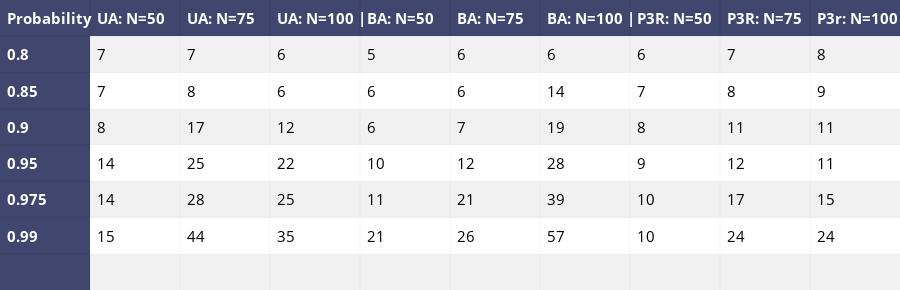

Source (notebook cell):
### Code cell
data_matrix = [['Probability', 'UA: N=50', 'UA: N=75','UA: N=100 |','BA: N=50', 'BA: N=75','BA: N=100 |','P3R: N=50', 'P3R: N=75','P3r: N=100'],
               ['0.8']+list1ua+list1ba+list1p3r,
               ['0.85']+list2ua+list2ba+list2p3r,
               ['0.9']+list3ua+list3ba+list3p3r,
               ['0.95']+list4ua+list4ba+list4p3r,
               ['0.975']+list5ua+list5ba+list5p3r,
               ['0.99']+list6ua+list6ba+list6p3r,
               ['','','','','','','','','','']
               ]

table = ff.create_table(data_matrix,index=True, index_title='Date')
for i in range(len(table.layout.annotations)):
    table.layout.annotations[i].font.size = 15
iplot(table, filename='simple_table')

### Figure 1 — Plotly figure (JSON) as saved in the notebook; plotly's stock layout.template omitted (floating-point values rounded to 4 significant figures)
{"data": [{"colorscale": [[0, "#00083e"], [0.5, "#ededee"], [1, "#ffffff"]], "hoverinfo": "none", "opacity": 0.75, "showscale": false, "type": "heatmap", "z": [[0, 0, 0, 0, 0, 0, 0, 0, 0, 0], [0, 0.5, 0.5, 0.5, 0.5, 0.5, 0.5, 0.5, 0.5, 0.5], [0, 1, 1, 1, 1, 1, 1, 1, 1, 1], [0, 0.5, 0.5, 0.5, 0.5, 0.5, 0.5, 0.5, 0.5, 0.5], [0, 1, 1, 1, 1, 1, 1, 1, 1, 1], [0, 0.5, 0.5, 0.5, 0.5, 0.5, 0.5, 0.5, 0.5, 0.5], [0, 1, 1, 1, 1, 1, 1, 1, 1, 1], [0, 0.5, 0.5, 0.5, 0.5, 0.5, 0.5, 0.5, 0.5, 0.5]]}], "layout": {"annotations": [{"align": "left", "font": {"color": "#ffffff", "size": 15}, "showarrow": false, "text": "<b>Probability</b>", "x": -0.45, "xanchor": "left", "xref": "x1", "y": 0, "yref": "y1"}, {"align": "left", "font": {"color": "#ffffff", "size": 15}, "showarrow": false, "text": "<b>UA: N=50</b>", "x": 0.55, "xanchor": "left", "xref": "x1", "y": 0, "yref": "y1"}, {"align": "left", "font": {"color": "#ffffff", "size": 15}, "showarrow": false, "text": "<b>UA: N=75</b>", "x": 1.55, "xanchor": "left", "xref": "x1", "y": 0, "yref": "y1"}, {"align": "left", "font": {"color": "#ffffff", "size": 15}, "showarrow": false, "text": "<b>UA: N=100 |</b>", "x": 2.55, "xanchor": "left", "xref": "x1", "y": 0, "yref": "y1"}, {"align": "left", "font": {"color": "#ffffff", "size": 15}, "showarrow": false, "text": "<b>BA: N=50</b>", "x": 3.55, "xanchor": "left", "xref": "x1", "y": 0, "yref": "y1"}, {"align": "left", "font": {"color": "#ffffff", "size": 15}, "showarrow": false, "text": "<b>BA: N=75</b>", "x": 4.55, "xanchor": "left", "xref": "x1", "y": 0, "yref": "y1"}, {"align": "left", "font": {"color": "#ffffff", "size": 15}, "showarrow": false, "text": "<b>BA: N=100 |</b>", "x": 5.55, "xanchor": "left", "xref": "x1", "y": 0, "yref": "y1"}, {"align": "left", "font": {"color": "#ffffff", "size": 15}, "showarrow": false, "text": "<b>P3R: N=50</b>", "x": 6.55, "xanchor": "left", "xref": "x1", "y": 0, "yref": "y1"}, {"align": "left", "font": {"color": "#ffffff", "size": 15}, "showarrow": false, "text": "<b>P3R: N=75</b>", "x": 7.55, "xanchor": "left", "xref": "x1", "y": 0, "yref": "y1"}, {"align": "left", "font": {"color": "#ffffff", "size": 15}, "showarrow": false, "text": "<b>P3r: N=100</b>", "x": 8.55, "xanchor": "left", "xref": "x1", "y": 0, "yref": "y1"}, {"align": "left", "font": {"color": "#ffffff", "size": 15}, "showarrow": false, "text": "<b>0.8</b>", "x": -0.45, "xanchor": "left", "xref": "x1", "y": 1, "yref": "y1"}, {"align": "left", "font": {"color": "#000000", "size": 15}, "showarrow": false, "text": "7", "x": 0.55, "xanchor": "left", "xref": "x1", "y": 1, "yref": "y1"}, {"align": "left", "font": {"color": "#000000", "size": 15}, "showarrow": false, "text": "7", "x": 1.55, "xanchor": "left", "xref": "x1", "y": 1, "yref": "y1"}, {"align": "left", "font": {"color": "#000000", "size": 15}, "showarrow": false, "text": "6", "x": 2.55, "xanchor": "left", "xref": "x1", "y": 1, "yref": "y1"}, {"align": "left", "font": {"color": "#000000", "size": 15}, "showarrow": false, "text": "5", "x": 3.55, "xanchor": "left", "xref": "x1", "y": 1, "yref": "y1"}, {"align": "left", "font": {"color": "#000000", "size": 15}, "showarrow": false, "text": "6", "x": 4.55, "xanchor": "left", "xref": "x1", "y": 1, "yref": "y1"}, {"align": "left", "font": {"color": "#000000", "size": 15}, "showarrow": false, "text": "6", "x": 5.55, "xanchor": "left", "xref": "x1", "y": 1, "yref": "y1"}, {"align": "left", "font": {"color": "#000000", "size": 15}, "showarrow": false, "text": "6", "x": 6.55, "xanchor": "left", "xref": "x1", "y": 1, "yref": "y1"}, {"align": "left", "font": {"color": "#000000", "size": 15}, "showarrow": false, "text": "7", "x": 7.55, "xanchor": "left", "xref": "x1", "y": 1, "yref": "y1"}, {"align": "left", "font": {"color": "#000000", "size": 15}, "showarrow": false, "text": "8", "x": 8.55, "xanchor": "left", "xref": "x1", "y": 1, "yref": "y1"}, {"align": "left", "font": {"color": "#ffffff", "size": 15}, "showarrow": false, "text": "<b>0.85</b>", "x": -0.45, "xanchor": "left", "xref": "x1", "y": 2, "yref": "y1"}, {"align": "left", "font": {"color": "#000000", "size": 15}, "showarrow": false, "text": "7", "x": 0.55, "xanchor": "left", "xref": "x1", "y": 2, "yref": "y1"}, {"align": "left", "font": {"color": "#000000", "size": 15}, "showarrow": false, "text": "8", "x": 1.55, "xanchor": "left", "xref": "x1", "y": 2, "yref": "y1"}, {"align": "left", "font": {"color": "#000000", "size": 15}, "showarrow": false, "text": "6", "x": 2.55, "xanchor": "left", "xref": "x1", "y": 2, "yref": "y1"}, {"align": "left", "font": {"color": "#000000", "size": 15}, "showarrow": false, "text": "6", "x": 3.55, "xanchor": "left", "xref": "x1", "y": 2, "yref": "y1"}, {"align": "left", "font": {"color": "#000000", "size": 15}, "showarrow": false, "text": "6", "x": 4.55, "xanchor": "left", "xref": "x1", "y": 2, "yref": "y1"}, {"align": "left", "font": {"color": "#000000", "size": 15}, "showarrow": false, "text": "14", "x": 5.55, "xanchor": "left", "xref": "x1", "y": 2, "yref": "y1"}, {"align": "left", "font": {"color": "#000000", "size": 15}, "showarrow": false, "text": "7", "x": 6.55, "xanchor": "left", "xref": "x1", "y": 2, "yref": "y1"}, {"align": "left", "font": {"color": "#000000", "size": 15}, "showarrow": false, "text": "8", "x": 7.55, "xanchor": "left", "xref": "x1", "y": 2, "yref": "y1"}, {"align": "left", "font": {"color": "#000000", "size": 15}, "showarrow": false, "text": "9", "x": 8.55, "xanchor": "left", "xref": "x1", "y": 2, "yref": "y1"}, {"align": "left", "font": {"color": "#ffffff", "size": 15}, "showarrow": false, "text": "<b>0.9</b>", "x": -0.45, "xanchor": "left", "xref": "x1", "y": 3, "yref": "y1"}, {"align": "left", "font": {"color": "#000000", "size": 15}, "showarrow": false, "text": "8", "x": 0.55, "xanchor": "left", "xref": "x1", "y": 3, "yref": "y1"}, {"align": "left", "font": {"color": "#000000", "size": 15}, "showarrow": false, "text": "17", "x": 1.55, "xanchor": "left", "xref": "x1", "y": 3, "yref": "y1"}, {"align": "left", "font": {"color": "#000000", "size": 15}, "showarrow": false, "text": "12", "x": 2.55, "xanchor": "left", "xref": "x1", "y": 3, "yref": "y1"}, {"align": "left", "font": {"color": "#000000", "size": 15}, "showarrow": false, "text": "6", "x": 3.55, "xanchor": "left", "xref": "x1", "y": 3, "yref": "y1"}, {"align": "left", "font": {"color": "#000000", "size": 15}, "showarrow": false, "text": "7", "x": 4.55, "xanchor": "left", "xref": "x1", "y": 3, "yref": "y1"}, {"align": "left", "font": {"color": "#000000", "size": 15}, "showarrow": false, "text": "19", "x": 5.55, "xanchor": "left", "xref": "x1", "y": 3, "yref": "y1"}, {"align": "left", "font": {"color": "#000000", "size": 15}, "showarrow": false, "text": "8", "x": 6.55, "xanchor": "left", "xref": "x1", "y": 3, "yref": "y1"}, {"align": "left", "font": {"color": "#000000", "size": 15}, "showarrow": false, "text": "11", "x": 7.55, "xanchor": "left", "xref": "x1", "y": 3, "yref": "y1"}, {"align": "left", "font": {"color": "#000000", "size": 15}, "showarrow": false, "text": "11", "x": 8.55, "xanchor": "left", "xref": "x1", "y": 3, "yref": "y1"}, {"align": "left", "font": {"color": "#ffffff", "size": 15}, "showarrow": false, "text": "<b>0.95</b>", "x": -0.45, "xanchor": "left", "xref": "x1", "y": 4, "yref": "y1"}, {"align": "left", "font": {"color": "#000000", "size": 15}, "showarrow": false, "text": "14", "x": 0.55, "xanchor": "left", "xref": "x1", "y": 4, "yref": "y1"}, {"align": "left", "font": {"color": "#000000", "size": 15}, "showarrow": false, "text": "25", "x": 1.55, "xanchor": "left", "xref": "x1", "y": 4, "yref": "y1"}, {"align": "left", "font": {"color": "#000000", "size": 15}, "showarrow": false, "text": "22", "x": 2.55, "xanchor": "left", "xref": "x1", "y": 4, "yref": "y1"}, {"align": "left", "font": {"color": "#000000", "size": 15}, "showarrow": false, "text": "10", "x": 3.55, "xanchor": "left", "xref": "x1", "y": 4, "yref": "y1"}, {"align": "left", "font": {"color": "#000000", "size": 15}, "showarrow": false, "text": "12", "x": 4.55, "xanchor": "left", "xref": "x1", "y": 4, "yref": "y1"}, {"align": "left", "font": {"color": "#000000", "size": 15}, "showarrow": false, "text": "28", "x": 5.55, "xanchor": "left", "xref": "x1", "y": 4, "yref": "y1"}, {"align": "left", "font": {"color": "#000000", "size": 15}, "showarrow": false, "text": "9", "x": 6.55, "xanchor": "left", "xref": "x1", "y": 4, "yref": "y1"}, {"align": "left", "font": {"color": "#000000", "size": 15}, "showarrow": false, "text": "12", "x": 7.55, "xanchor": "left", "xref": "x1", "y": 4, "yref": "y1"}, {"align": "left", "font": {"color": "#000000", "size": 15}, "showarrow": false, "text": "11", "x": 8.55, "xanchor": "left", "xref": "x1", "y": 4, "yref": "y1"}, {"align": "left", "font": {"color": "#ffffff", "size": 15}, "showarrow": false, "text": "<b>0.975</b>", "x": -0.45, "xanchor": "left", "xref": "x1", "y": 5, "yref": "y1"}, {"align": "left", "font": {"color": "#000000", "size": 15}, "showarrow": false, "text": "14", "x": 0.55, "xanchor": "left", "xref": "x1", "y": 5, "yref": "y1"}, {"align": "left", "font": {"color": "#000000", "size": 15}, "showarrow": false, "text": "28", "x": 1.55, "xanchor": "left", "xref": "x1", "y": 5, "yref": "y1"}, {"align": "left", "font": {"color": "#000000", "size": 15}, "showarrow": false, "text": "25", "x": 2.55, "xanchor": "left", "xref": "x1", "y": 5, "yref": "y1"}, {"align": "left", "font": {"color": "#000000", "size": 15}, "showarrow": false, "text": "11", "x": 3.55, "xanchor": "left", "xref": "x1", "y": 5, "yref": "y1"}, {"align": "left", "font": {"color": "#000000", "size": 15}, "showarrow": false, "text": "21", "x": 4.55, "xanchor": "left", "xref": "x1", "y": 5, "yref": "y1"}, {"align": "left", "font": {"color": "#000000", "size": 15}, "showarrow": false, "text": "39", "x": 5.55, "xanchor": "left", "xref": "x1", "y": 5, "yref": "y1"}, {"align": "left", "font": {"color": "#000000", "size": 15}, "showarrow": false, "text": "10", "x": 6.55, "xanchor": "left", "xref": "x1", "y": 5, "yref": "y1"}, {"align": "left", "font": {"color": "#000000", "size": 15}, "showarrow": false, "text": "17", "x": 7.55, "xanchor": "left", "xref": "x1", "y": 5, "yref": "y1"}, {"align": "left", "font": {"color": "#000000", "size": 15}, "showarrow": false, "text": "15", "x": 8.55, "xanchor": "left", "xref": "x1", "y": 5, "yref": "y1"}, {"align": "left", "font": {"color": "#ffffff", "size": 15}, "showarrow": false, "text": "<b>0.99</b>", "x": -0.45, "xanchor": "left", "xref": "x1", "y": 6, "yref": "y1"}, {"align": "left", "font": {"color": "#000000", "size": 15}, "showarrow": false, "text": "15", "x": 0.55, "xanchor": "left", "xref": "x1", "y": 6, "yref": "y1"}, {"align": "left", "font": {"color": "#000000", "size": 15}, "showarrow": false, "text": "44", "x": 1.55, "xanchor": "left", "xref": "x1", "y": 6, "yref": "y1"}, {"align": "left", "font": {"color": "#000000", "size": 15}, "showarrow": false, "text": "35", "x": 2.55, "xanchor": "left", "xref": "x1", "y": 6, "yref": "y1"}, {"align": "left", "font": {"color": "#000000", "size": 15}, "showarrow": false, "text": "21", "x": 3.55, "xanchor": "left", "xref": "x1", "y": 6, "yref": "y1"}, {"align": "left", "font": {"color": "#000000", "size": 15}, "showarrow": false, "text": "26", "x": 4.55, "xanchor": "left", "xref": "x1", "y": 6, "yref": "y1"}, {"align": "left", "font": {"color": "#000000", "size": 15}, "showarrow": false, "text": "57", "x": 5.55, "xanchor": "left", "xref": "x1", "y": 6, "yref": "y1"}, {"align": "left", "font": {"color": "#000000", "size": 15}, "showarrow": false, "text": "10", "x": 6.55, "xanchor": "left", "xref": "x1", "y": 6, "yref": "y1"}, {"align": "left", "font": {"color": "#000000", "size": 15}, "showarrow": false, "text": "24", "x": 7.55, "xanchor": "left", "xref": "x1", "y": 6, "yref": "y1"}, {"align": "left", "font": {"color": "#000000", "size": 15}, "showarrow": false, "text": "24", "x": 8.55, "xanchor": "left", "xref": "x1", "y": 6, "yref": "y1"}, {"align": "left", "font": {"color": "#ffffff", "size": 15}, "showarrow": false, "text": "<b></b>", "x": -0.45, "xanchor": "left", "xref": "x1", "y": 7, "yref": "y1"}, {"align": "left", "font": {"color": "#000000", "size": 15}, "showarrow": false, "text": "", "x": 0.55, "xanchor": "left", "xref": "x1", "y": 7, "yref": "y1"}, {"align": "left", "font": {"color": "#000000", "size": 15}, "showarrow": false, "text": "", "x": 1.55, "xanchor": "left", "xref": "x1", "y": 7, "yref": "y1"}, {"align": "left", "font": {"color": "#000000", "size": 15}, "showarrow": false, "text": "", "x": 2.55, "xanchor": "left", "xref": "x1", "y": 7, "yref": "y1"}, {"align": "left", "font": {"color": "#000000", "size": 15}, "showarrow": false, "text": "", "x": 3.55, "xanchor": "left", "xref": "x1", "y": 7, "yref": "y1"}, {"align": "left", "font": {"color": "#000000", "size": 15}, "showarrow": false, "text": "", "x": 4.55, "xanchor": "left", "xref": "x1", "y": 7, "yref": "y1"}, {"align": "left", "font": {"color": "#000000", "size": 15}, "showarrow": false, "text": "", "x": 5.55, "xanchor": "left", "xref": "x1", "y": 7, "yref": "y1"}, {"align": "left", "font": {"color": "#000000", "size": 15}, "showarrow": false, "text": "", "x": 6.55, "xanchor": "left", "xref": "x1", "y": 7, "yref": "y1"}, {"align": "left", "font": {"color": "#000000", "size": 15}, "showarrow": false, "text": "", "x": 7.55, "xanchor": "left", "xref": "x1", "y": 7, "yref": "y1"}, {"align": "left", "font": {"color": "#000000", "size": 15}, "showarrow": false, "text": "", "x": 8.55, "xanchor": "left", "xref": "x1", "y": 7, "yref": "y1"}], "height": 290, "margin": {"b": 0, "l": 0, "r": 0, "t": 0}, "xaxis": {"dtick": 1, "gridwidth": 2, "showticklabels": false, "tick0": -0.5, "ticks": "", "zeroline": false}, "yaxis": {"autorange": "reversed", "dtick": 1, "gridwidth": 2, "showticklabels": false, "tick0": 0.5, "ticks": "", "zeroline": false}}}
